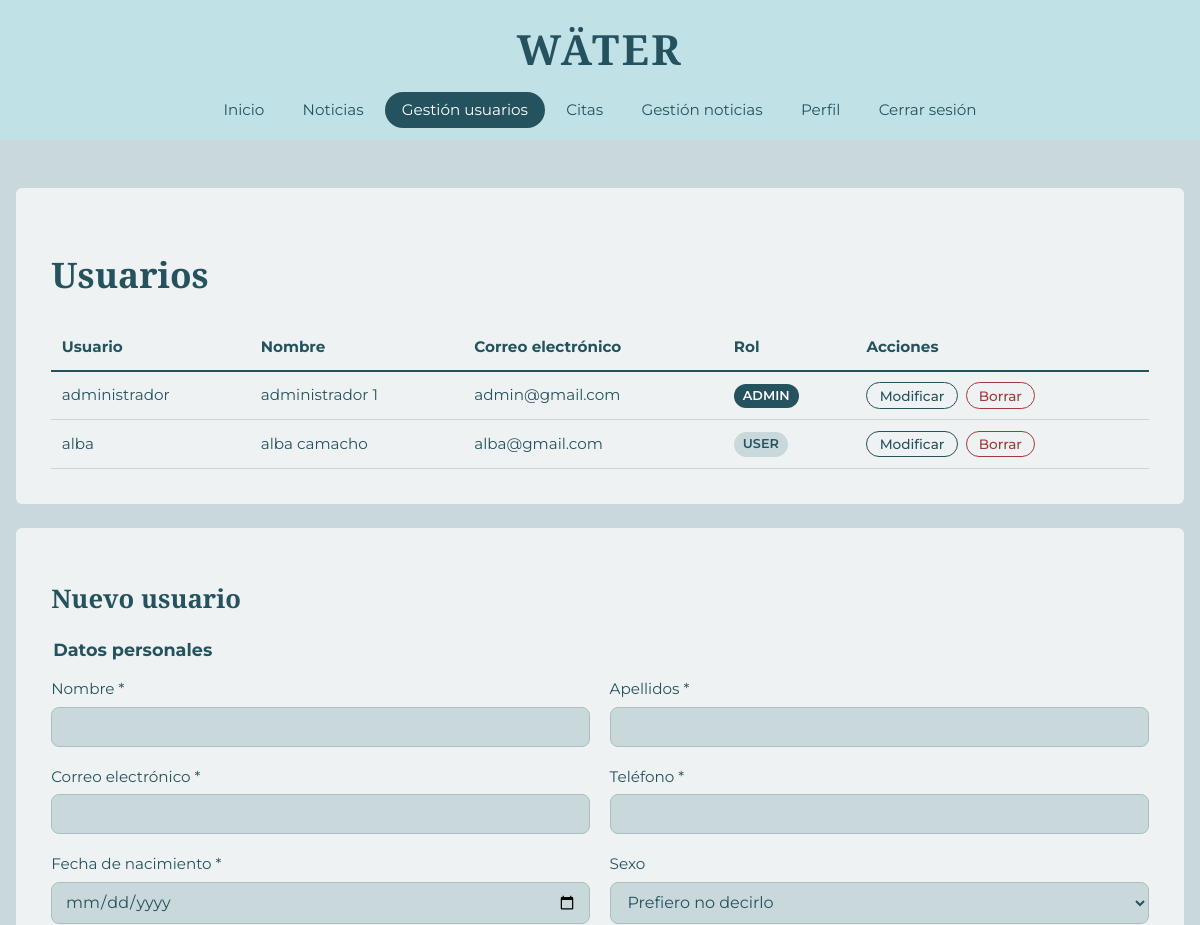
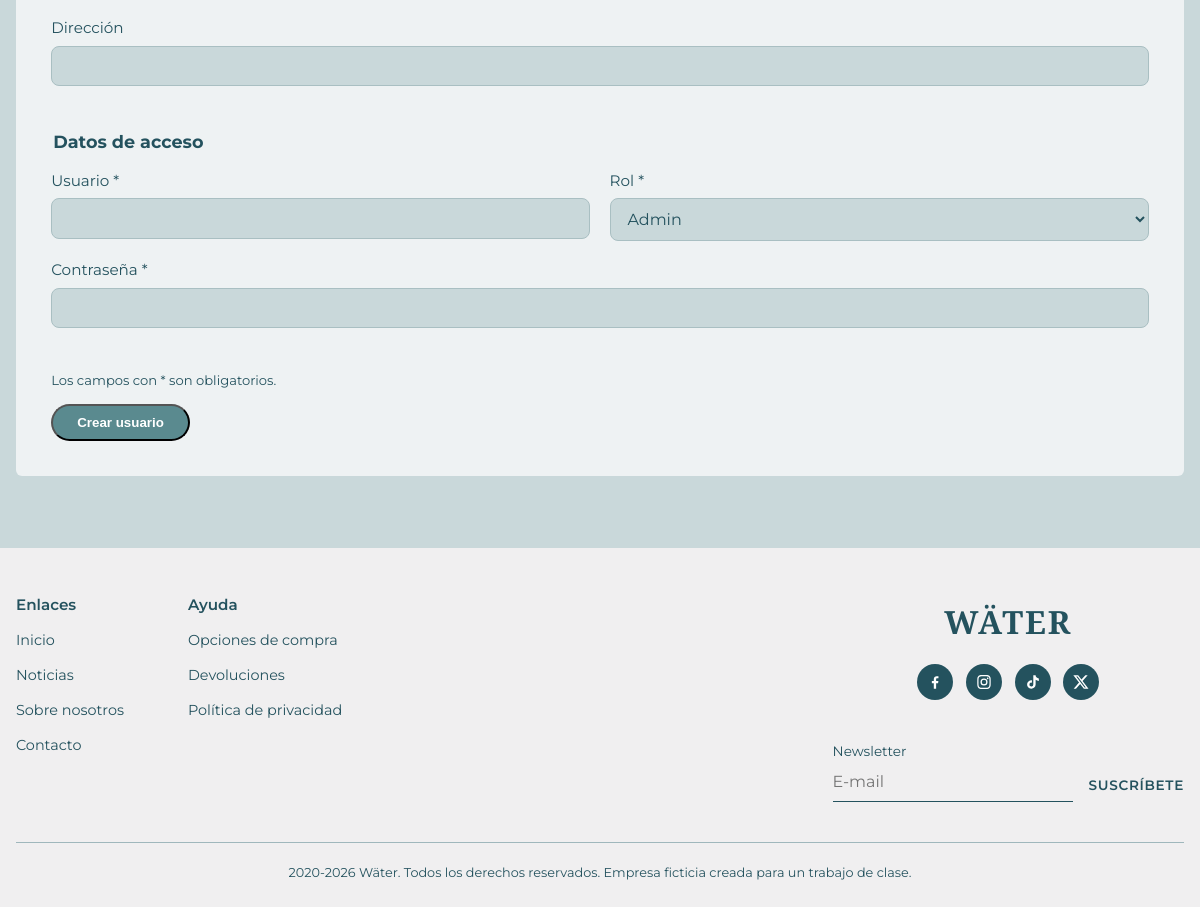
Page /paginas/admin/usuarios-administracion.php (signed in) on the committed database (2 pictures, top to bottom).
### tables this page shows
CREATE TABLE `users_login` (
  `idLogin` int NOT NULL,
  `idUser` int NOT NULL,
  `usuario` varchar(50) NOT NULL,
  `password` varchar(255) NOT NULL,
  `rol` enum('admin','user') NOT NULL
);

CREATE TABLE `users_data` (
  `idUser` int NOT NULL,
  `nombre` varchar(50) NOT NULL,
  `apellidos` varchar(50) NOT NULL,
  `email` varchar(50) NOT NULL,
  `telefono` varchar(15) NOT NULL,
  `fechaNacimiento` date NOT NULL,
  `direccion` varchar(100) DEFAULT NULL,
  `sexo` enum('MUJER','HOMBRE','OTRO') DEFAULT NULL
);

### paginas/admin/usuarios-administracion.php (the view, shortened to what this page needs)
<?php
$raiz = '../../';
require $raiz . 'includes/conexion.php';
$editando = false;
$sql = 'SELECT users_data.idUser, users_data.nombre, users_data.apellidos, users_data.email, users_login.usuario, users_login.rol
FROM users_data
LEFT JOIN users_login
ON users_data.idUser = users_login.idUser
ORDER BY users_data.apellidos';
$usuarios = $pdo->query($sql)->fetchAll();
require $raiz . 'includes/cabecera.php';
?>
<main>
    <section class="panel-fondo">
        <div class="panel panel-completo">
            <h1>Usuarios</h1>
            <div class="tabla-scroll">
                <table class="tabla">
                    <tr>
                        <th>Usuario</th>
                        <th>Nombre</th>
                        <th>Correo electrónico</th>
                        <th>Rol</th>
                        <th>Acciones</th>
                    </tr>
                    <?php foreach ($usuarios as $fila) { ?>
                        <tr>
                            <td><?= htmlspecialchars($fila['usuario'] ?? '—') ?></td>
                            <td><?= htmlspecialchars($fila['nombre']) ?> <?= htmlspecialchars($fila['apellidos']) ?></td>
                            <td><?= htmlspecialchars($fila['email']) ?></td>
                            <td><span class="rol <?php if (($fila['rol'] ?? '') === 'admin') { echo 'rol-admin'; } ?>"><?= htmlspecialchars($fila['rol'] ?? '—') ?></span></td>
                            <td>
                                <div class="acciones">
                                    <a href="usuarios-administracion.php?editar=<?= $fila['idUser'] ?>" class="boton-mini">Modificar</a>
                                    <form action="usuarios-administracion.php" method="post" class="form-borrar">
                                        <button class="boton-mini boton-peligro">Borrar</button>
                                    </form>
                                </div>
                            </td>
                        </tr>
                    <?php } ?>
                </table>
            </div>
        </div>
        <div class="panel panel-completo">
            <h2><?php if ($editando) { echo 'Modificar usuario'; } else { echo 'Nuevo usuario'; } ?></h2>
            <form action="usuarios-administracion.php" method="post" class="formulario">
                <fieldset>
                    <legend>Datos personales</legend>
                    <div class="fila-2">
                        <div class="campo">
                            <label for="nombre">Nombre *</label>
                            <input type="text" id="nombre" name="nombre" value="<?= htmlspecialchars($nombre ?? '') ?>">
                        </div>
                        <div class="campo">
                            <label for="apellidos">Apellidos *</label>
                            <input type="text" id="apellidos" name="apellidos" value="<?= htmlspecialchars($apellidos ?? '') ?>">
                        </div>
                    </div>
                    <div class="fila-2">
                        <div class="campo">
                            <label for="email">Correo electrónico *</label>
                            <input type="email" id="email" name="email" value="<?= htmlspecialchars($email ?? '') ?>">
                        </div>
                        <div class="campo">
                            <label for="telefono">Teléfono *</label>
                            <input type="tel" id="telefono" name="telefono" value="<?= htmlspecialchars($telefono ?? '') ?>">
                        </div>
                    </div>
                    <div class="fila-2">
                        <div class="campo">
                            <label for="fechaNacimiento">Fecha de nacimiento *</label>
                            <input type="date" id="fechaNacimiento" name="fechaNacimiento" value="<?= htmlspecialchars($fechaNacimiento ?? '') ?>">
                        </div>
                        <div class="campo">
                            <label for="sexo">Sexo</label>
                            <select id="sexo" name="sexo">
                                <option value="">Prefiero no decirlo</option>
                            </select>
                        </div>
                    </div>
                    <div class="campo">
                        <label for="direccion">Dirección</label>
                        <input type="text" id="direccion" name="direccion" value="<?= htmlspecialchars($direccion ?? '') ?>">
                    </div>
                </fieldset>
                <fieldset>
                    <legend>Datos de acceso</legend>
                    <div class="fila-2">
                        <div class="campo">
                            <label for="usuario">Usuario *</label>
                            <input type="text" id="usuario" name="usuario" value="<?= htmlspecialchars($usuario ?? '') ?>">
                        </div>
                        <div class="campo">
                            <label for="rol">Rol *</label>
                            <select id="rol" name="rol">
                                <option value="admin" <?php if (($rol ?? '') === 'admin') { echo 'selected'; } ?>>Admin</option>
                            </select>
                        </div>
                    </div>
                    <div class="campo">
                        <label for="password">
                            <?php if ($editando) { echo 'Nueva contraseña (déjala vacía para no cambiarla)'; } else { echo 'Contraseña *'; } ?>
                        </label>
                        <input type="password" id="password" name="password">
                    </div>
                </fieldset>
                <p class="nota">Los campos con * son obligatorios.</p>
                <div class="botones-form">
                    <button type="submit" class="boton"><?php if ($editando) { echo 'Guardar cambios'; } else { echo 'Crear usuario'; } ?></button>
                </div>
            </form>
        </div>
    </section>
</main>
<?php require $raiz . 'includes/pie.php'; ?>

### css/estilos.css (style rules this page uses)
:root { --agua-claro: #c0e2e7; --tinta: #24525e; --fondo: #eef2f3; --blanco: #ffffff; --verde-azulado: #5a8a8f; --fondo-hero: #e6f0f4; --fondo-panel: #c9d8da; --error: #a33a3a; --error-fondo: #f8e3e3; --exito: #2f6e57; --exito-fondo: #dff1e9; --fuente-titulos: 'Playfair Display', Georgia, serif; --fuente-texto: 'Montserrat', Arial, sans-serif; --texto-pequeno: 0.85rem; --texto-menu: 0.95rem; --texto-normal: 1rem; --titulo-h2: 1.8rem; --titulo-h1: 2.4rem; --titulo-h2: 2.2rem; --texto-logo: 2.6rem; --titulo-hero: 3rem; --radio: 14px; --sombra: 0 6px 20px rgba(36, 82, 94, 0.12); }
*, *::before, *::after { box-sizing: border-box; }
body { margin: 0; font-family: var(--fuente-texto); color: var(--tinta); background-color: var(--fondo); line-height: 1.6; }
a { color: var(--tinta); }
h1,h2,h3 { font-family: var(--fuente-titulos); color: var(--tinta); line-height: 1.2; margin: 0 0 0 0.5e,; }
.boton { display: inline-block; padding: 0.7em 1.8em; border-radius: 999px; background-color: var(--verde-azulado); color: var(--blanco); font-weight: 600; text-decoration: none; }
.panel-fondo { padding: 3rem 1rem; background-color: var(--fondo-panel); }
.panel { padding: 2.2rem; background-color: var(--fondo); border-radius: 6px; }
.panel h1 { font-size: var(--titulo-h2); }
.formulario fieldset { margin: 0 0 1.5rem; padding: 0; border: none; }
.formulario legend { margin-bottom: 0.8rem; font-size: 1.1rem; font-weight: 700; }
.fila-2 { display: grid; grid-template-columns: 1fr 1fr; gap: 0 1.2rem; }
.campo { margin-bottom: 1.1rem; }
.campo label { display: block; margin-bottom: 0.35em; font-size: 0.95rem; }
.campo input, .campo select, .campo textarea { width: 100%; padding: 0.6em 0.8em; border: 1px solid #a9bfc2; border-radius: 8px; background-color: var(--fondo-panel); color: var(--tinta); font: 1rem var(--fuente-texto); }
.nota { font-size: 0.82rem; color: var(--tinta-suave); }
.panel h2 { font-size: 1.6rem; }
.tabla { width: 100%; border-collapse: collapse; font-size: 0.95rem; }
.tabla th { padding: 0.7em; text-align: left; border-bottom: 2px solid var(--tinta); }
.tabla td { padding: 0.7em; border-bottom: 1px solid #c8d6d8; vertical-align: middle; }
.acciones { display: flex; align-items: center; gap: 0.5rem; }
.boton-mini { display: inline-block; padding: 0.3em 0.9em; border: 1px solid var(--tinta); border-radius: 999px; background: transparent; color: var(--tinta); font: 500 0.85rem var(--fuente-texto); text-decoration: none; cursor: pointer; }
.boton-peligro { border-color: var(--error); color: var(--error); }
.botones-form { display: flex; align-items: center; gap: 1.2rem; }
.panel-completo { max-width: 1200px; margin: 0 auto 1.5rem; }
.tabla-scroll { overflow-x: auto; }
.rol { display: inline-block; padding: 0.15em 0.7em; border-radius: 999px; background-color: var(--fondo-panel); font-size: 0.8rem; font-weight: 600; text-transform: uppercase; }
.rol-admin { background-color: var(--tinta); color: var(--blanco); }

### rows in the picture
users_login: usuario "administrador", idUser.nombre "administrador", idUser.apellidos "1", idUser.email "admin@gmail.com", rol "ADMIN"
users_login: usuario "alba", idUser.nombre "alba", idUser.apellidos "camacho", idUser.email "alba@gmail.com", rol "USER"
